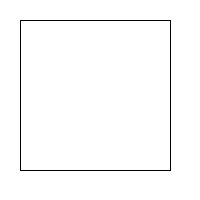
Frame 1 (no input)
Frame 60 (the mouse pressed at the canvas centre just before this capture): identical to frame 1, image omitted
Frame 120 (the mouse held since frame 60 and released just before this capture): identical to frame 1, image omitted

The Processing sketch that drew this single still picture (run headless with seeded random() and noise(); from frame 60 on, the mouse is pressed at the canvas centre):

// Processing sketch: Opdracht_9_4
// ── Opdracht_9_4.pde
int co;

void setup(){
  size(200,200);
  
}
void draw(){
  background(255,255,255);
  vierkant(20,20,150,150);
}

void vierkant(int x, int y, int w, int h){
  //top line
  line(x,y,w+x,y);
  //bottom line
  line(x,y+h,w+x,y+h);
  //left line
  line(x,y,x,y+h);
  //right line
  line(x+w,y,x+w,y+h);
}
